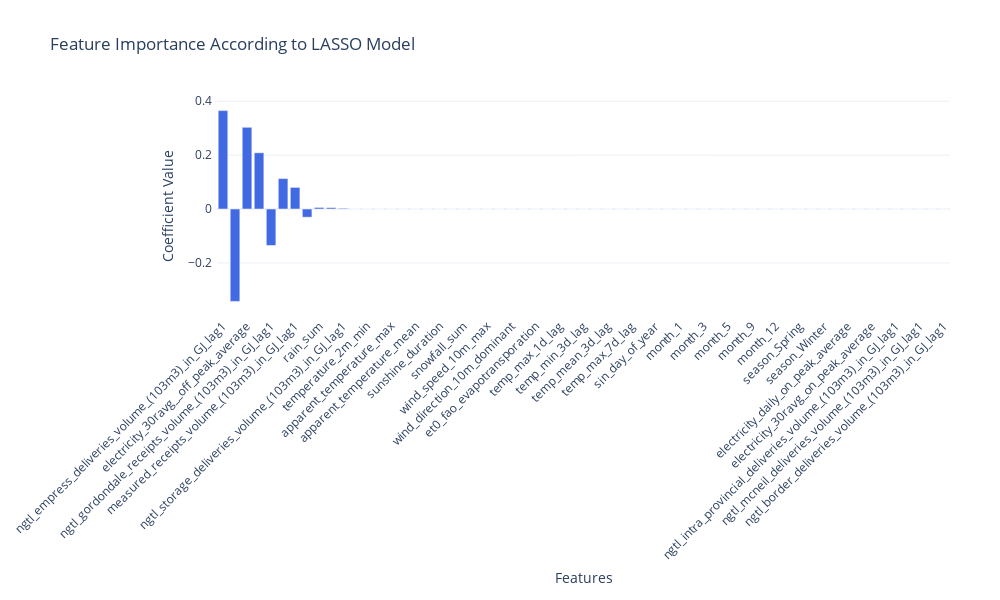

The notebook cell saved with this chart:
### Code cell
# Visualize coefficients
features_coefficients = zip(feature_names, lasso_combined_coefficients)

# Convert to list for sorting and plotting
features_coefficients_list = list(features_coefficients)

# Sort coefficients by their absolute values for better visualization
features_coefficients_list.sort(key=lambda x: abs(x[1]), reverse=True)

# Unzip into two lists for plotting
sorted_features, sorted_coefficients = zip(*features_coefficients_list)

# Create a bar chart
fig = go.Figure([go.Bar(x=sorted_features, y=sorted_coefficients, marker_color='royalblue')])
fig.update_layout(
    title='Feature Importance According to LASSO Model',
    xaxis_title='Features',
    yaxis_title='Coefficient Value',
    xaxis_tickangle=-45,
    template='plotly_white',
    autosize=False,
    width=1000, 
    height=600,  
    margin=dict(
        l=100, 
        r=50, 
        b=150,  
        t=100,
        pad=4
    )
)

fig.show()

### Figure 1 — Plotly figure (JSON) as saved in the notebook; plotly's stock layout.template omitted (floating-point values rounded to 4 significant figures)
{"data": [{"marker": {"color": "royalblue"}, "type": "bar", "x": ["ngtl_empress_deliveries_volume_(103m3)_in_GJ_lag1", "ngtl_groundbirch_east_receipts_volume_(103m3)_in_GJ_lag1", "electricity_30ravg__off_peak_average", "electricity_daily_off_peak_average", "ngtl_gordondale_receipts_volume_(103m3)_in_GJ_lag1", "month_11", "measured_receipts_volume_(103m3)_in_GJ_lag1", "month_8", "rain_sum", "month_7", "ngtl_storage_deliveries_volume_(103m3)_in_GJ_lag1", "temperature_2m_max", "temperature_2m_min", "temperature_2m_mean", "apparent_temperature_max", "apparent_temperature_min", "apparent_temperature_mean", "daylight_duration", "sunshine_duration", "precipitation_sum", "snowfall_sum", "precipitation_hours", "wind_speed_10m_max", "wind_gust_10m_max", "wind_direction_10m_dominant", "shortwave_radiation_sum", "et0_fao_evapotransporation", "temp_min_1d_lag", "temp_max_1d_lag", "temp_mean_1d_lag", "temp_min_3d_lag", "temp_max_3d_lag", "temp_mean_3d_lag", "temp_min_7d_lag", "temp_max_7d_lag", "temp_mean_7d_lag", "sin_day_of_year", "cos_day_of_year", "month_1", "month_2", "month_3", "month_4", "month_5", "month_6", "month_9", "month_10", "month_12", "season_Autumn", "season_Spring", "season_Summer", "season_Winter", "electricity_daily_average", "electricity_daily_on_peak_average", "electricity_30ravg_average", "electricity_30ravg_on_peak_average", "ngtl_storage_receipts_volume_(103m3)_in_GJ_lag1", "ngtl_intra_provincial_deliveries_volume_(103m3)_in_GJ_lag1", "ngtl_abc_deliveries_volume_(103m3)_in_GJ_lag1", "ngtl_mcneil_deliveries_volume_(103m3)_in_GJ_lag1", "ngtl_gordondale_deliveries_volume_(103m3)_in_GJ_lag1", "ngtl_border_deliveries_volume_(103m3)_in_GJ_lag1"], "y": [0.3652, -0.3428, 0.3033, 0.2087, -0.1352, 0.1129, 0.08028, -0.03036, 0.005895, 0.005029, 0.002657, 0, 0, 0, 0, 0, 0, 0, 0, 0, 0, 0, 0, 0, 0, 0, 0, 0, 0, 0, 0, 0, 0, 0, 0, 0, 0, 0, 0, 0, 0, 0, 0, 0, 0, 0, 0, 0, 0, 0, 0, 0, 0, 0, 0, 0, 0, 0, 0, 0, 0]}], "layout": {"autosize": false, "height": 600, "margin": {"b": 150, "l": 100, "pad": 4, "r": 50, "t": 100}, "title": {"text": "Feature Importance According to LASSO Model"}, "width": 1000, "xaxis": {"autorange": true, "range": [-0.5, 60.5], "tickangle": -45, "title": {"text": "Features"}, "type": "category"}, "yaxis": {"autorange": true, "range": [-0.3821, 0.4045], "title": {"text": "Coefficient Value"}, "type": "linear"}}}
